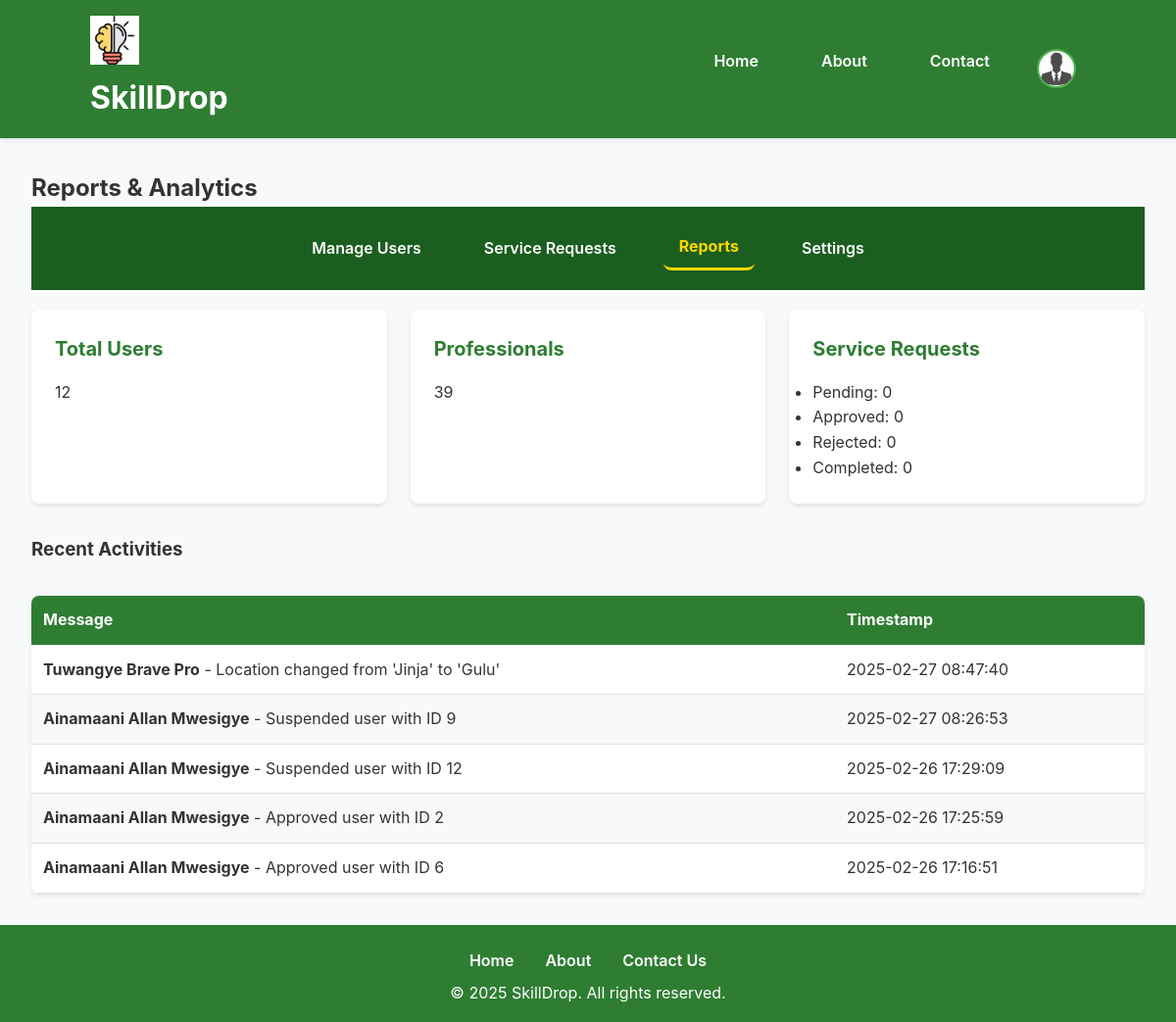
The app's page /admin/reports.php (signed in), older data.
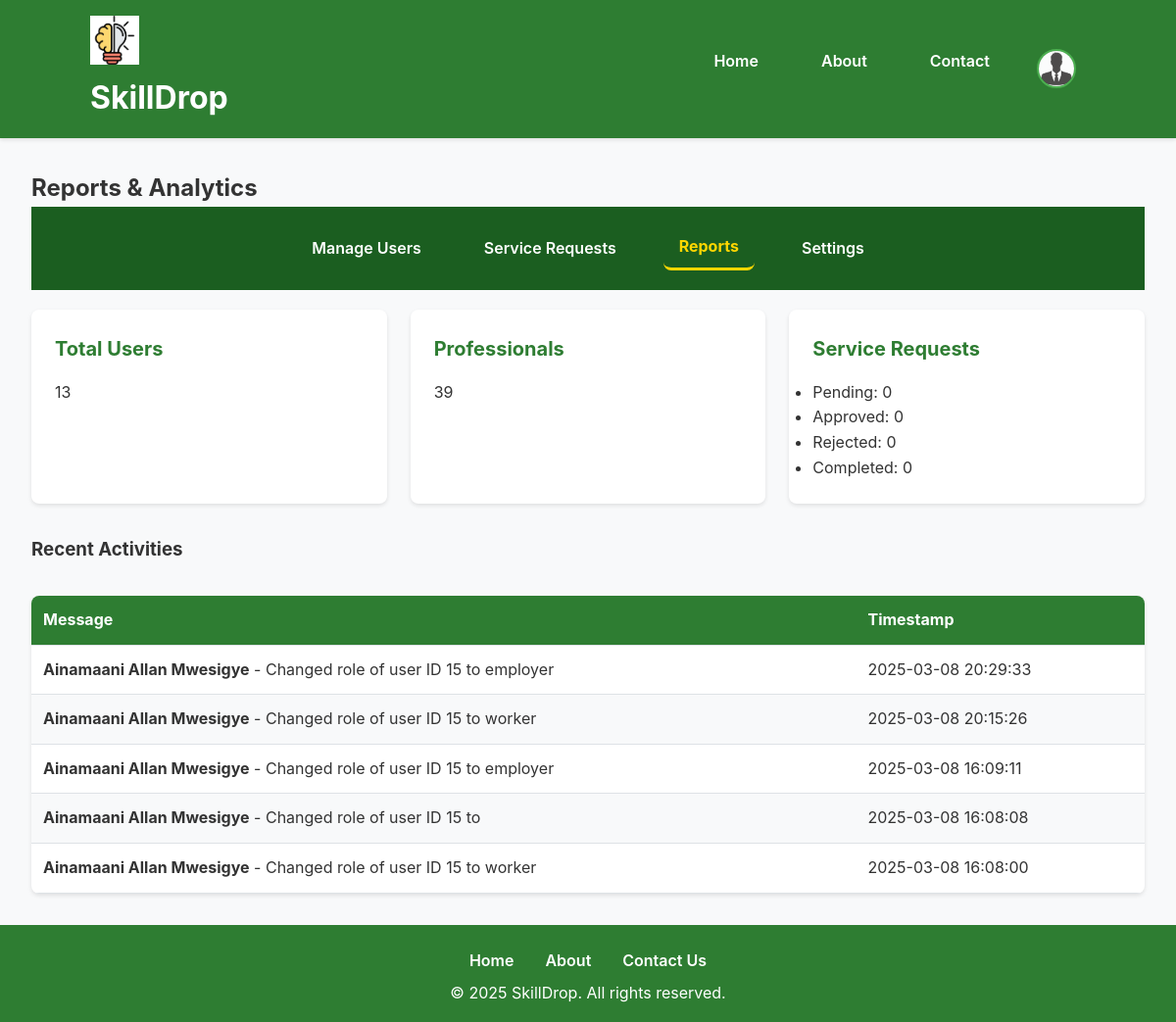
The same page, newer data.
### tables this page shows
CREATE TABLE `logs` (
  `id` int(11) NOT NULL,
  `user_id` int(11) DEFAULT NULL,
  `action` varchar(255) NOT NULL,
  `description` text DEFAULT NULL,
  `ip_address` varchar(45) DEFAULT '127.0.0.1',
  `user_agent` text NOT NULL,
  `created_at` timestamp NOT NULL DEFAULT current_timestamp()
);

CREATE TABLE `users` (
  `id` int(11) NOT NULL,
  `full_name` varchar(100) NOT NULL,
  `role` varchar(20) NOT NULL,
  `status` varchar(20) NOT NULL DEFAULT 'pending',
  `email` varchar(100) NOT NULL,
  `phone` varchar(15) DEFAULT NULL,
  `password` varchar(255) NOT NULL,
  `location` varchar(255) DEFAULT NULL,
  `profile_image` varchar(225) DEFAULT NULL,
  `created_at` timestamp NOT NULL DEFAULT current_timestamp()
);

### admin/reports.php (the view, shortened to what this page needs)
<?php
include '../includes/header.php';
include '../includes/db.php';
$total_users = $conn->query("SELECT COUNT(*) as total FROM users")->fetch_assoc()['total'];
$total_professionals = $conn->query("SELECT COUNT(*) as total FROM professionals")->fetch_assoc()['total'];
$request_data = [];
?>
<main class="main">
    <h2>Reports & Analytics</h2>
    <nav class="nav-links" id="adminlinks">
        <div class="nav-links-container">
            <a href="manage-users.php" class="nav-link">
                <i class="fas fa-users"></i> Manage Users
            </a>
            <a href="manage-requests.php" class="nav-link">
                <i class="fas fa-tasks"></i> Service Requests
            </a>
            <a href="reports.php" class="nav-link active">
                <i class="fas fa-chart-line"></i> Reports
            </a>
            <a href="settings.php" class="nav-link">
                <i class="fas fa-cog"></i> Settings
            </a>
        </div>
    </nav>
    <div class="dashboard-grid">
        <div class="dashboard-card">
            <h3 class="card-title"><i class="fas fa-users"></i> Total Users</h3>
            <p><?php echo $total_users; ?></p>
        </div>
        <div class="dashboard-card">
            <h3 class="card-title"><i class="fas fa-briefcase"></i> Professionals</h3>
            <p><?php echo $total_professionals; ?></p>
        </div>
        <div class="dashboard-card">
            <h3 class="card-title"><i class="fas fa-tasks"></i> Service Requests</h3>
            <ul>
                <li>Pending: <?php echo $request_data['pending'] ?? 0; ?></li>
                <li>Approved: <?php echo $request_data['approved'] ?? 0; ?></li>
                <li>Rejected: <?php echo $request_data['rejected'] ?? 0; ?></li>
                <li>Completed: <?php echo $request_data['completed'] ?? 0; ?></li>
            </ul>
        </div>
    </div>
    <section class="recent-activities">
    <h3 class="card-title"><i class="fas fa-bell"></i> Recent Activities</h3>
    <table class="admin-table">
        <thead>
            <tr>
                <th>Message</th>
                <th>Timestamp</th>
            </tr>
        </thead>
        <tbody>
            <?php
            $logs_query = "
                SELECT logs.description, logs.created_at, logs.user_id,
                    actor.full_name AS actor_name, affected.full_name AS affected_name
                FROM logs
                LEFT JOIN users AS actor ON logs.user_id = actor.id
                LEFT JOIN users AS affected ON logs.description REGEXP 'user ID: [0-9]+'
                    AND SUBSTRING_INDEX(logs.description, 'user ID: ', -1) = affected.id
                ORDER BY logs.created_at DESC
                LIMIT 5
            ";
            $logs_result = $conn->query($logs_query);
            if ($logs_result->num_rows > 0):
                while ($log = $logs_result->fetch_assoc()):
                    $actor_name = htmlspecialchars($log['actor_name'] ?? 'Unknown User');
                    $timestamp = date("Y-m-d H:i:s", strtotime($log['created_at']));
                    $description = htmlspecialchars($log['description']);
            ?>
                <tr>
                    <td><strong><?php echo $actor_name; ?></strong> - <?php echo $description; ?></td>
                    <td><?php echo $timestamp; ?></td>
                </tr>
            <?php endwhile; else: ?>
                <tr><td colspan="2">No recent activity.</td></tr>
            <?php endif; ?>
        </tbody>
    </table>
</section>
</main>
<?php include '../includes/footer.php'; ?>

Row changes from the older to the newer data that the page shows:
no longer on this page (row unchanged): logs: user.full_name "Tuwangye Brave Pro", description "Location changed from 'Jinja' to 'Gulu'", created_at "2025-02-27 08:47:40"
no longer on this page (row unchanged): logs: user.full_name "Ainamaani Allan Mwesigye", description "Suspended user with ID 9", created_at "2025-02-27 08:26:53"
no longer on this page (row unchanged): logs: user.full_name "Ainamaani Allan Mwesigye", description "Suspended user with ID 12", created_at "2025-02-26 17:29:09"
no longer on this page (row unchanged): logs: user.full_name "Ainamaani Allan Mwesigye", description "Approved user with ID 2", created_at "2025-02-26 17:25:59"
no longer on this page (row unchanged): logs: user.full_name "Ainamaani Allan Mwesigye", description "Approved user with ID 6", created_at "2025-02-26 17:16:51"
added logs: user.full_name "Ainamaani Allan Mwesigye", description "Changed role of user ID 15 to employer", created_at "2025-03-08 20:29:33"
added logs: user.full_name "Ainamaani Allan Mwesigye", description "Changed role of user ID 15 to worker", created_at "2025-03-08 20:15:26"
added logs: user.full_name "Ainamaani Allan Mwesigye", description "Changed role of user ID 15 to employer", created_at "2025-03-08 16:09:11"
added logs: user.full_name "Ainamaani Allan Mwesigye", description "Changed role of user ID 15 to", created_at "2025-03-08 16:08:08"
added logs: user.full_name "Ainamaani Allan Mwesigye", description "Changed role of user ID 15 to worker", created_at "2025-03-08 16:08:00"
Text that changed along with them:
$total_users: "12" → "13"
